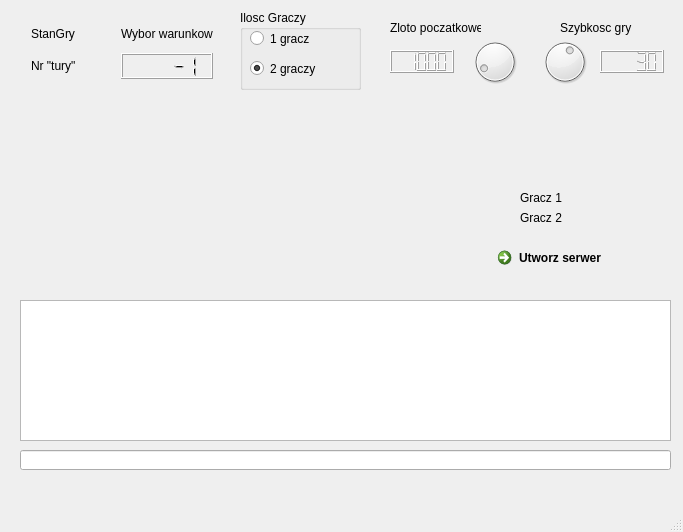
<?xml version="1.0" encoding="UTF-8"?>
<ui version="4.0">
 <class>GlowneOkno</class>
 <widget class="QMainWindow" name="GlowneOkno">
  <property name="geometry">
   <rect>
    <x>0</x>
    <y>0</y>
    <width>683</width>
    <height>532</height>
   </rect>
  </property>
  <property name="windowTitle">
   <string>GlowneOkno</string>
  </property>
  <widget class="QWidget" name="centralWidget">
   <widget class="QTextBrowser" name="textBrowser">
    <property name="geometry">
     <rect>
      <x>20</x>
      <y>300</y>
      <width>651</width>
      <height>141</height>
     </rect>
    </property>
   </widget>
   <widget class="QLineEdit" name="lineEdit">
    <property name="geometry">
     <rect>
      <x>20</x>
      <y>450</y>
      <width>651</width>
      <height>20</height>
     </rect>
    </property>
   </widget>
   <widget class="QWidget" name="gridLayoutWidget">
    <property name="geometry">
     <rect>
      <x>20</x>
      <y>10</y>
      <width>204</width>
      <height>80</height>
     </rect>
    </property>
    <layout class="QGridLayout" name="gridLayout">
     <item row="1" column="0">
      <widget class="QLabel" name="label_2">
       <property name="text">
        <string>Nr &quot;tury&quot;</string>
       </property>
      </widget>
     </item>
     <item row="0" column="0">
      <widget class="QLabel" name="label_1">
       <property name="text">
        <string>StanGry</string>
       </property>
      </widget>
     </item>
     <item row="0" column="1">
      <widget class="QLabel" name="label_StanGry">
       <property name="text">
        <string>Wybor warunkow</string>
       </property>
      </widget>
     </item>
     <item row="1" column="1">
      <widget class="QLCDNumber" name="lcdNumber_nrTury">
       <property name="intValue" stdset="0">
        <number>-1</number>
       </property>
      </widget>
     </item>
    </layout>
   </widget>
   <widget class="QGroupBox" name="groupBox_gracze">
    <property name="geometry">
     <rect>
      <x>240</x>
      <y>10</y>
      <width>121</width>
      <height>80</height>
     </rect>
    </property>
    <property name="title">
     <string>Ilosc Graczy</string>
    </property>
    <widget class="QRadioButton" name="radioButton_1gracz">
     <property name="geometry">
      <rect>
       <x>10</x>
       <y>20</y>
       <width>82</width>
       <height>17</height>
      </rect>
     </property>
     <property name="text">
      <string>1 gracz</string>
     </property>
    </widget>
    <widget class="QRadioButton" name="radioButton_2graczy">
     <property name="geometry">
      <rect>
       <x>10</x>
       <y>50</y>
       <width>82</width>
       <height>17</height>
      </rect>
     </property>
     <property name="text">
      <string>2 graczy</string>
     </property>
     <property name="checked">
      <bool>true</bool>
     </property>
    </widget>
   </widget>
   <widget class="QDial" name="dial_szybkoscGry">
    <property name="geometry">
     <rect>
      <x>540</x>
      <y>30</y>
      <width>50</width>
      <height>64</height>
     </rect>
    </property>
    <property name="minimum">
     <number>3</number>
    </property>
    <property name="maximum">
     <number>50</number>
    </property>
    <property name="value">
     <number>30</number>
    </property>
   </widget>
   <widget class="QDial" name="dial_zlotoPoczatkowe">
    <property name="geometry">
     <rect>
      <x>470</x>
      <y>30</y>
      <width>50</width>
      <height>64</height>
     </rect>
    </property>
    <property name="maximum">
     <number>10000</number>
    </property>
    <property name="singleStep">
     <number>50</number>
    </property>
    <property name="value">
     <number>1000</number>
    </property>
   </widget>
   <widget class="QLCDNumber" name="lcdNumber_zlotoPoczatkowe">
    <property name="geometry">
     <rect>
      <x>390</x>
      <y>50</y>
      <width>64</width>
      <height>23</height>
     </rect>
    </property>
    <property name="intValue" stdset="0">
     <number>1000</number>
    </property>
   </widget>
   <widget class="QLCDNumber" name="lcdNumber_szybkoscGry">
    <property name="geometry">
     <rect>
      <x>600</x>
      <y>50</y>
      <width>64</width>
      <height>23</height>
     </rect>
    </property>
    <property name="smallDecimalPoint">
     <bool>false</bool>
    </property>
    <property name="intValue" stdset="0">
     <number>30</number>
    </property>
   </widget>
   <widget class="QLabel" name="label_3">
    <property name="geometry">
     <rect>
      <x>390</x>
      <y>20</y>
      <width>91</width>
      <height>16</height>
     </rect>
    </property>
    <property name="text">
     <string>Zloto poczatkowe</string>
    </property>
   </widget>
   <widget class="QLabel" name="label_4">
    <property name="geometry">
     <rect>
      <x>560</x>
      <y>20</y>
      <width>81</width>
      <height>16</height>
     </rect>
    </property>
    <property name="text">
     <string>Szybkosc gry</string>
    </property>
   </widget>
   <widget class="QCommandLinkButton" name="commandLinkButton_akcja">
    <property name="geometry">
     <rect>
      <x>490</x>
      <y>240</y>
      <width>172</width>
      <height>41</height>
     </rect>
    </property>
    <property name="text">
     <string>Utworz serwer</string>
    </property>
   </widget>
   <widget class="QLabel" name="label_gracz1">
    <property name="geometry">
     <rect>
      <x>520</x>
      <y>190</y>
      <width>111</width>
      <height>16</height>
     </rect>
    </property>
    <property name="text">
     <string>Gracz 1</string>
    </property>
   </widget>
   <widget class="QLabel" name="label_gracz2">
    <property name="geometry">
     <rect>
      <x>520</x>
      <y>210</y>
      <width>111</width>
      <height>16</height>
     </rect>
    </property>
    <property name="text">
     <string>Gracz 2</string>
    </property>
   </widget>
  </widget>
  <widget class="QMenuBar" name="menuBar">
   <property name="geometry">
    <rect>
     <x>0</x>
     <y>0</y>
     <width>683</width>
     <height>21</height>
    </rect>
   </property>
  </widget>
  <widget class="QStatusBar" name="statusBar"/>
 </widget>
 <layoutdefault spacing="6" margin="11"/>
 <resources/>
 <connections/>
</ui>
